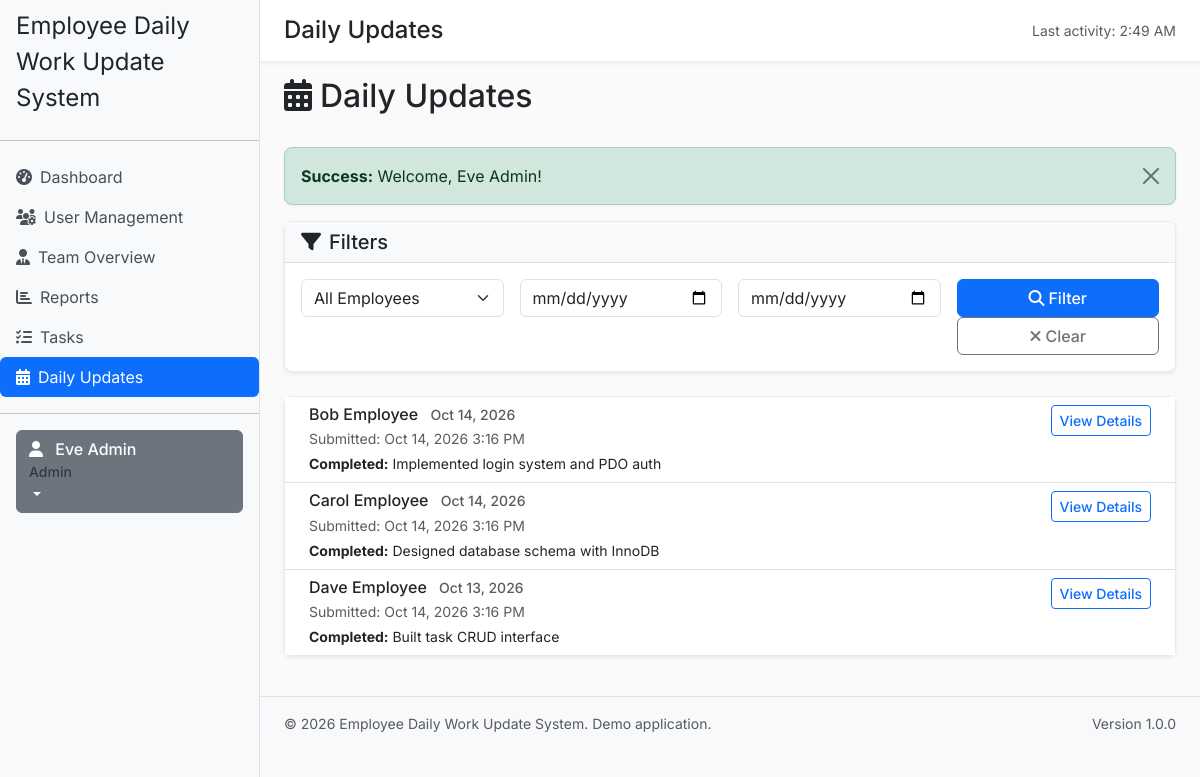
/daily-updates/index.php (signed in), run on the app's committed database.
### tables this page shows
CREATE TABLE `daily_updates` (
  `id` int(11) NOT NULL,
  `employee_id` int(11) NOT NULL,
  `work_date` date NOT NULL,
  `completed_work` text DEFAULT NULL,
  `planned_work` text DEFAULT NULL,
  `pending_work` text DEFAULT NULL,
  `blockers` text DEFAULT NULL,
  `notes` text DEFAULT NULL,
  `created_at` datetime NOT NULL DEFAULT current_timestamp(),
  `updated_at` datetime NOT NULL DEFAULT current_timestamp() ON UPDATE current_timestamp()
);

CREATE TABLE `users` (
  `id` int(11) NOT NULL,
  `name` varchar(100) NOT NULL,
  `email` varchar(150) NOT NULL,
  `password_hash` varchar(255) NOT NULL,
  `role` enum('admin','manager','employee') NOT NULL DEFAULT 'employee',
  `manager_id` int(11) DEFAULT NULL,
  `is_active` tinyint(1) NOT NULL DEFAULT 1,
  `created_at` datetime NOT NULL DEFAULT current_timestamp(),
  `updated_at` datetime NOT NULL DEFAULT current_timestamp() ON UPDATE current_timestamp()
);

### includes/auth.php (called while the page is built, shortened)
<?php
require_once __DIR__ . '/database.php';
require_once __DIR__ . '/functions.php';
require_once __DIR__ . '/validation.php';
function isLoggedIn(): bool {
    return isset($_SESSION['logged_in']) && $_SESSION['logged_in'] === true;
}
function requireLogin(): void {
    $currentStatus = Database::fetchOne('SELECT is_active FROM users WHERE id = :id', [':id' => $_SESSION['user_id']]);
}
function getCurrentUser(): ?array {
    return [
        'id' => $_SESSION['user_id'],
        'email' => $_SESSION['user_email'],
        'name' => $_SESSION['user_name'],
        'role' => $_SESSION['user_role'],
        'manager_id' => $_SESSION['manager_id']
    ];
}
?>

### includes/config.php (called while the page is built, shortened)
<?php
$pdoOptions = [
    PDO::ATTR_ERRMODE => PDO::ERRMODE_EXCEPTION,
    PDO::ATTR_DEFAULT_FETCH_MODE => PDO::FETCH_ASSOC,
    PDO::ATTR_EMULATE_PREPARES => false,
];
?>

### includes/database.php (called while the page is built, shortened)
<?php
require_once __DIR__ . '/config.php';
class Database {
    private static ?PDO $pdo = null;
    public static function getConnection(): PDO {
        if (self::$pdo === null) {
            $dsn = 'mysql:host=' . DB_HOST . ';dbname=' . DB_NAME . ';charset=utf8mb4';
            try {
                global $pdoOptions;
                $options = $pdoOptions ?? [
                    PDO::ATTR_ERRMODE => PDO::ERRMODE_EXCEPTION,
                    PDO::ATTR_DEFAULT_FETCH_MODE => PDO::FETCH_ASSOC,
                    PDO::ATTR_EMULATE_PREPARES => false,
                ];
                self::$pdo = new PDO($dsn, DB_USER, DB_PASSWORD, $options);
                self::$pdo->exec("SET NAMES utf8mb4");
                self::$pdo->exec("SET time_zone = '+00:00'");
            } catch (PDOException $e) {
                error_log('Database connection failed: ' . $e->getMessage());
                throw new RuntimeException('Database connection unavailable. Please contact support.');
            }
        }
        return self::$pdo;
    }
    public static function query(string $sql, array $params = []): PDOStatement {
        $stmt = self::getConnection()->prepare($sql);
        $stmt->execute($params);
        return $stmt;
    }
    public static function fetchOne(string $sql, array $params = []): ?array {
        $stmt = self::query($sql, $params);
        $row = $stmt->fetch();
        return $row ?: null;
    }
    public static function fetchAll(string $sql, array $params = []): array {
        $stmt = self::query($sql, $params);
        return $stmt->fetchAll();
    }
}
?>

### includes/validation.php (called while the page is built, shortened)
<?php
require_once __DIR__ . '/config.php';
function validateDate(string $value, bool $required = false, bool $allowPast = true): string|false {
    $value = trim($value);
    if ($value === '' && !$required) {
        return '';
    }
    return $value;
}
function validateInt($value, ?int $min = null, ?int $max = null): int|false {
    $options = [];
    if ($min !== null) {
        $options['min_range'] = $min;
    }
    $int = filter_var($value, FILTER_VALIDATE_INT, [
        'options' => $options,
    ]);
    if ($int === false) {
        return false;
    }
    return $int;
}
function formatDate(string $date, string $format = 'M j, Y'): string {
    try {
        $dt = new DateTime($date);
        return $dt->format($format);
    } catch (Exception $e) {
        return $date;
    }
}
function formatDateTime(string $datetime, string $format = 'M j, Y g:i A'): string {
    try {
        $dt = new DateTime($datetime);
        return $dt->format($format);
    } catch (Exception $e) {
        return $datetime;
    }
}
function paginateQuery(string $baseQuery, array $params, int $page, int $perPage): array {
    $offset = ($page - 1) * $perPage;
    $countQuery = preg_match('/^select\s/i', $baseQuery)
        ? preg_replace('/^select\s(.+)\sfrom\s/i', 'SELECT COUNT(*) FROM ', $baseQuery)
        : 'SELECT COUNT(*) FROM (' . $baseQuery . ') AS count_table';
    $total = Database::fetchOne($countQuery, $params)['COUNT(*)'];
    $dataQuery = $baseQuery . ' LIMIT :limit OFFSET :offset';
    $params[':limit'] = $perPage;
    $params[':offset'] = $offset;
    $data = Database::fetchAll($dataQuery, $params);
    $totalPages = (int)ceil($total / $perPage);
    return [
        'data' => $data,
        'pagination' => [
            'total' => $total,
            'per_page' => $perPage,
            'current_page' => $page,
            'last_page' => $totalPages,
            'has_prev' => $page > 1,
            'has_next' => $page < $totalPages,
            'prev_page' => $page - 1,
            'next_page' => $page + 1,
        ]
    ];
}
function getBaseUrl(): string {
    return rtrim(APP_URL, '/');
}
function url(string $path): string {
    $path = ltrim($path, '/');
    if ($path === '') {
        return getBaseUrl();
    }
    return getBaseUrl() . '/' . $path;
}

### daily-updates/index.php (the view, shortened to what this page needs)
<?php
require_once __DIR__ . '/../includes/config.php';
require_once __DIR__ . '/../includes/database.php';
require_once __DIR__ . '/../includes/auth.php';
require_once __DIR__ . '/../includes/functions.php';
require_once __DIR__ . '/../includes/validation.php';
requireLogin();
$user = getCurrentUser();
$userRole = $user['role'];
$filters = [
    'employee' => validateInt($_GET['employee'] ?? 0, 1),
    'date_from' => validateDate($_GET['date_from'] ?? ''),
    'date_to' => validateDate($_GET['date_to'] ?? ''),
    'page' => max(1, validateInt($_GET['page'] ?? 1, 1) ?? 1),
    'per_page' => 10,
];
$whereConditions = [];
$params = [];
$whereClause = $whereConditions ? 'WHERE ' . implode(' AND ', $whereConditions) : '';
$baseQuery = "
    SELECT du.*, u.name as employee_name, u.email as employee_email
    FROM daily_updates du
    JOIN users u ON du.employee_id = u.id
    {$whereClause}
    ORDER BY du.work_date DESC, du.created_at DESC
";
$result = paginateQuery($baseQuery, $params, $filters['page'], $filters['per_page']);
$updates = $result['data'];
include __DIR__ . '/../includes/header.php';
?>
<div class="d-flex justify-content-between align-items-center mb-4">
    <h2><i class="fas fa-calendar-alt me-2"></i>Daily Updates</h2>
</div>
<?php echo renderFlash(); ?>
<div class="card mb-4 shadow-sm">
    <div class="card-header bg-light">
        <h5 class="mb-0"><i class="fas fa-filter me-2"></i>Filters</h5>
    </div>
    <div class="card-body">
        <form method="GET" action="" class="row g-3">
            <?php if ($userRole === ROLE_MANAGER || $userRole === ROLE_ADMIN): ?>
                <div class="col-md-3">
                    <select class="form-select" id="employee" name="employee">
                        <option value="">All Employees</option>
                    </select>
                </div>
            <?php endif; ?>
            <div class="col-md-3">
                <input type="date" class="form-control" id="date_from" name="date_from"
                       value="<?php echo htmlspecialchars($filters['date_from'] ?? ''); ?>">
            </div>
            <div class="col-md-3">
                <input type="date" class="form-control" id="date_to" name="date_to"
                       value="<?php echo htmlspecialchars($filters['date_to'] ?? ''); ?>">
            </div>
            <div class="col-md-3">
                <button type="submit" class="btn btn-primary me-2 w-100">
                    <i class="fas fa-search me-1"></i>Filter
                </button>
                <a href="<?php echo url('daily-updates/index.php'); ?>" class="btn btn-outline-secondary w-100">
                    <i class="fas fa-times me-1"></i>Clear
                </a>
            </div>
        </form>
    </div>
</div>
<div class="card shadow-sm">
    <div class="card-body p-0">
        <?php if (empty($updates)): ?>
            <div class="empty-state p-5">
                <i class="far fa-calendar-alt"></i>
                <h5>No daily updates found</h5>
                <p class="text-muted">No updates match your current filters.</p>
                <a href="<?php echo url('daily-updates/create.php'); ?>" class="btn btn-primary mt-2">Create First Update</a>
            </div>
        <?php else: ?>
            <div class="list-group list-group-flush">
                <?php foreach ($updates as $update): ?>
                    <div class="list-group-item px-4">
                        <div class="d-flex justify-content-between align-items-start">
                            <div>
                                <h6 class="mb-1">
                                    <?php echo htmlspecialchars($update['employee_name']); ?>
                                    <small class="text-muted ms-2">
                                        <?php echo formatDate($update['work_date']); ?>
                                    </small>
                                </h6>
                                <p class="mb-1 small text-muted">
                                    Submitted: <?php echo formatDateTime($update['created_at']); ?>
                                </p>
                                <?php if (!empty($update['completed_work'])): ?>
                                    <div class="small">
                                        <strong>Completed:</strong>
                                        <?php echo htmlspecialchars(substr($update['completed_work'], 0, 120)); ?>
                                    </div>
                                <?php endif; ?>
                            </div>
                            <div class="ms-3">
                                <a href="<?php echo url('daily-updates/view.php?update_id=' . $update['id']); ?>"
                                   class="btn btn-sm btn-outline-primary">
                                    View Details
                                </a>
                            </div>
                        </div>
                    </div>
                <?php endforeach; ?>
            </div>
        <?php endif; ?>
    </div>
</div>
<?php include __DIR__ . '/../includes/footer.php'; ?>

### assets/css/style.css (style rules this page uses)
body { background-color: #fafafa; color: #212529; font-family: 'Inter', sans-serif; }
.card { border: 1px solid #e7e9eb; border-radius: 0.5rem; box-shadow: 0 1px 3px rgba(0,0,0,0.05); }

### includes/header.php (style rules this page uses)
body { font-family: 'Inter', sans-serif; }
.card-header { background-color: #f8f9fa; border-bottom: 1px solid #dee2e6; }
.btn { font-weight: 500; }

### data on the page
daily_updates: employee.name "Bob Employee", work_date "Oct 14, 2026", created_at "Oct 14, 2026 3:16 PM", completed_work "Implemented login system and PDO auth"
daily_updates: employee.name "Carol Employee", work_date "Oct 14, 2026", created_at "Oct 14, 2026 3:16 PM", completed_work "Designed database schema with InnoDB"
daily_updates: employee.name "Dave Employee", work_date "Oct 13, 2026", created_at "Oct 14, 2026 3:16 PM", completed_work "Built task CRUD interface"

### other printed values
APP_NAME "Employee Daily Work Update System"
$_SESSION['user_name'] "Eve Admin"
$_SESSION['user_role'] "Admin"
$pageTitle "Daily Updates"
date('g:i A', $_SESSION['last_activity']) "2:49 AM"
$type "Success"
$message "Welcome, Eve Admin!"
